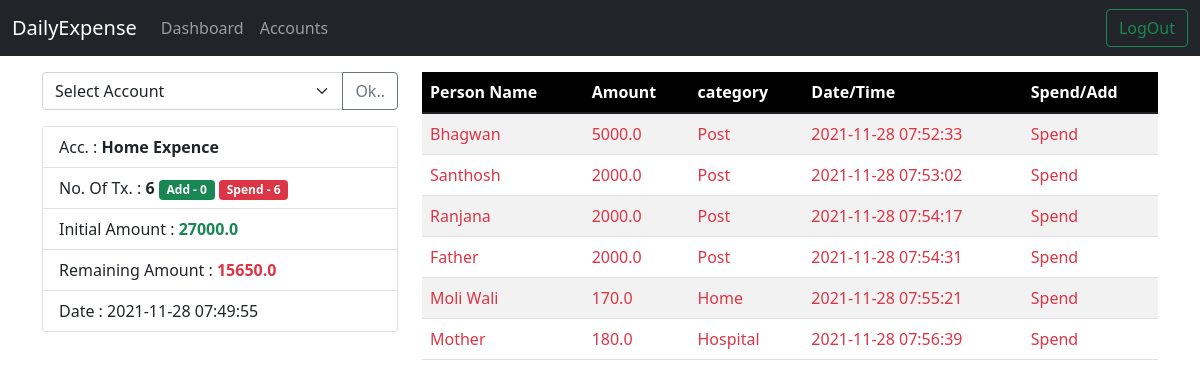
Page /transactions on the committed database.
### models.py (models this page shows)
class ExpenceAccount(db.Model):
	id = db.Column(db.Integer, primary_key=True)
	account_name = db.Column(db.String(100), nullable=False)
	category = db.Column(db.String(50), nullable=False)
	initial_amount = db.Column(db.Float, nullable=False)
	remaining_amount = db.Column(db.Float, nullable=False, default=0.0)
	created = db.Column(db.DateTime(timezone=True), nullable=False, default=func.now())
	current = db.Column(db.Integer, nullable=False, default=0)
	user_id = db.Column(db.Integer, db.ForeignKey('user.id'))
	expence = db.relationship('Expence')

class Expence(db.Model):
	id  = db.Column(db.Integer, primary_key=True)
	amount = db.Column(db.Float, nullable=False)
	payee = db.Column(db.String(150), nullable=False)
	category = db.Column(db.String(150), nullable=False)
	notes = db.Column(db.String(300), nullable=False)
	add_spend = db.Column(db.Integer, nullable=False, default=0)
	created = db.Column(db.DateTime(timezone=True), default=func.now())
	exp_acc_id = db.Column(db.Integer, db.ForeignKey('expence_account.id'))

### views.py (the view, shortened to what this page needs)
@views_bp.route('/transactions', methods=['GET', 'POST'])
def transactions():
	account = ExpenceAccount.query.all()
	exp_acc = ExpenceAccount.query.filter_by(current=1).first()
	exp_data = Expence.query.filter_by(exp_acc_id=exp_acc.id).all()
	add_tx = 0
	spend_tx = 0
	for tx in exp_data:
		if tx.add_spend == 1:
			add_tx += 1
		elif tx.add_spend == 0:
			spend_tx += 1
	all_tx = [len(exp_data), add_tx, spend_tx]
	return render_template('home_pages/all_transactions.html', account=account, exp_data=exp_data, exp_acc=exp_acc,all_tx=all_tx)

### templates/home_pages/all_transactions.html (shortened to what this page needs)
{% extends 'base.html' %}
{% block nav %}
<ul class="navbar-nav me-auto mb-2 mb-lg-0">
	<li class="nav-item">
		<a class="nav-link" aria-current="page" href="{{ url_for('views_bp.dashboard') }}">Dashboard</a>
	</li>
	<li class="nav-item">
		<a class="nav-link" aria-current="page" href="{{ url_for('views_bp.accounts') }}">Accounts</a>
	</li>
</ul>
<form class="d-flex" method="POST">
	<a class="btn btn-outline-success" href="{{ url_for('auth_bp.logout') }}">LogOut</a>
</form>
{% endblock %}
{% block content %}
<div class="container">
<div class="row">
<div class="col-sm col-md col-lg-4">
	<div class="mt-3">
  	{% if account %}
  	<form method="POST">
  		<div class="input-group mb-3">
  			<select class="form-select" name="no_acc" id="no_acc">
  				<option selected>Select Account</option>
  			</select>
  			<button class="btn btn-outline-secondary" type="submit" id="button-addon2">Ok..</button>
  		</div>
  	</form>
  	{% endif %}
</div>
	{% if exp_acc %}
	<div class="card">
		<ul class="list-group list-group-flush">
			<li class="list-group-item">Acc. : <b>{{ exp_acc.account_name.title() }}</b></li>
			<li class="list-group-item">No. Of Tx. : <b>{{ all_tx[0] }}</b> <span class="badge bg-success text-end">Add - {{ all_tx[1] }}</span> <span class="badge bg-danger text-end">Spend - {{ all_tx[2] }}</span></li>
			<li class="list-group-item">Initial Amount : <b class="text-success">{{ exp_acc.initial_amount }}</b></li>
			<li class="list-group-item">Remaining Amount : <b class="text-danger">{{ exp_acc.remaining_amount }}</b></li>
			<li class="list-group-item">Date : {{ exp_acc.created }}</li>
		</ul>
	</div>
{% endif %}
</div>
<div class="col-sm col-md col-lg-8">
 <div class="mt-3">
 	{% if exp_data %}
   <div style="height: 500px; overflow-y: scroll;">
	<table class="table table-striped">
		<thead style="position: sticky; top: 0; background: #000000; color: white;">
			<tr style="position: sticky; top: 0;">
				<th scope="col">Person Name</th>
				<th scope="col">Amount</th>
				<th scope="col">category</th>
				<th scope="col">Date/Time</th>
				<th scope="col">Spend/Add</th>
			</tr>
		</thead>
		<tbody>
			{% for row in exp_data %}
			<tr>
				{% if row.add_spend == 1 %}
				<td class="text-success" >{{ row.payee.title() }}</td>
				<td class="text-success" >{{ row.amount }}</td>
				<td class="text-success" >{{ row.category.title() }}</td>
				<td class="text-success" >{{ row.created }}</td>
				<td class="text-success">Add</td>
				{% elif row.add_spend == 0 %}
				<td class="text-danger">{{ row.payee.title() }}</td>
				<td class="text-danger">{{ row.amount }}</td>
				<td class="text-danger">{{ row.category.title() }}</td>
				<td class="text-danger">{{ row.created }}</td>
				 <td class="text-danger">Spend</td>
				{% endif %}
			</tr>
			{% endfor %}
		</tbody>
	</table>
</div>
	{% else %}
	  <p class="text-danger">No Data Found....</p>
	{% endif %}
</div>
</div>
</div>
</div>
{% endblock %}

### templates/base.html (shortened to what this page needs)
<!doctype html>
  <html lang="en">
  <head>
    <link href="{{ url_for('static', filename='css/bootstrap.min.css') }}" rel="stylesheet" >
  </head>
  <nav class="navbar navbar-expand-lg navbar-dark bg-dark">
    <div class="container-fluid">
      <a class="navbar-brand" href="#">DailyExpense</a>
      <div class="collapse navbar-collapse" id="navbarSupportedContent">
        {% block nav %} {% endblock %}
      </div>
    </div>
  </nav>
  <body>
    {% block content %}{% endblock %}
  </body>
  </html>

### rows in the picture
ExpenceAccount: account_name "Home Expence", initial_amount "27000.0", remaining_amount "15650.0", created "2021-11-28 07:49:55"
Expence: payee "Bhagwan", amount "5000.0", category "Post", created "2021-11-28 07:52:33"
Expence: payee "Santhosh", amount "2000.0", category "Post", created "2021-11-28 07:53:02"
Expence: payee "Ranjana", amount "2000.0", category "Post", created "2021-11-28 07:54:17"
Expence: payee "Father", amount "2000.0", category "Post", created "2021-11-28 07:54:31"
Expence: payee "Moli Wali", amount "170.0", category "Home", created "2021-11-28 07:55:21"
Expence: payee "Mother", amount "180.0", category "Hospital", created "2021-11-28 07:56:39"

### other values in the picture
{{ all_tx[0] }} "6"
{{ all_tx[1] }} "0"
{{ all_tx[2] }} "6"
